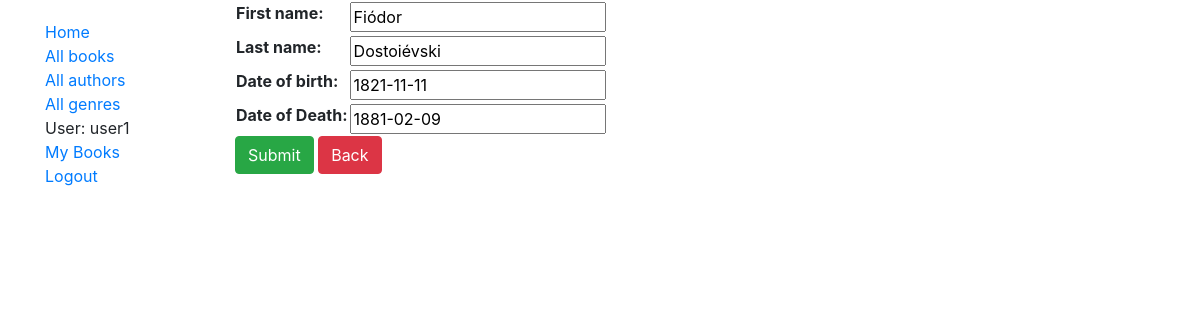
The app's page /catalog/author/10/update/ (signed in) with its own data.
### catalog/models.py (models this page shows, shortened)
class Author(models.Model):
    first_name = models.CharField(max_length=100)
    last_name = models.CharField(max_length=100)
    date_of_birth = models.DateField(null=True, blank=True)
    date_of_death = models.DateField('Date of Death', null=True, blank=True)
    class Meta:
        ordering = ['last_name', 'first_name']

### catalog/views.py (the view)
# urls.py: path('author/<str:pk>/update/', views.AuthorUpdate.as_view(), name='author_update'),
class AuthorUpdate(LoginRequiredMixin, UpdateView):
    model = Author
    fields = ['first_name', 'last_name', 'date_of_birth', 'date_of_death']

### catalog/templates/catalog/author_form.html (shortened to what this page needs)
{% extends "base_generic.html" %}
{% block content %}
  <form action="" method="post">
    <table>
    {{ form.as_table }}
    </table>
    <input class="btn btn-success" type="submit" value="Submit">
    <a class="btn btn-danger" href="{% url 'index' %}">Back</a>
  </form>
{% endblock %}

### catalog/templates/base_generic.html (shortened to what this page needs)
<!doctype html>
<html lang="en">
  <head>
    <link rel="stylesheet" href="https://stackpath.bootstrapcdn.com/bootstrap/4.3.1/css/bootstrap.min.css">
    {% load static %}
    <link rel="stylesheet" href="{% static 'css/styles.css' %}">
  </head>
  <body>
    <section class="container">
      <div class="row">
        <div class="col-sm-2">
        {% block sidebar %}
          <ul class="sidebar-nav">
            <li><a href="{% url 'index' %}">Home</a></li>
            <li><a href="{% url 'books' %}">All books</a></li>
            <li><a href="{% url 'authors' %}">All authors</a></li>
            <li><a href="{% url 'genres' %}">All genres</a></li>
            {% if user.is_authenticated %}
              <li>User: {{ user.get_username }}</li>
              <li><a href="{% url 'my-owned' %}">My Books</a></li>
              <li><a href="{% url 'logout'%}?next={{request.path}}">Logout</a></li>
            {% else %}
              <li><a href="{% url 'login'%}?next={{request.path}}">Login</a></li>
            {% endif %}
          </ul>
        {% endblock %}
        </div>
        <div class="col-sm-10">{% block content %}{% endblock %}</div>
      </div>
    </section>
  </body>
</html>

### catalog/static/css/styles.css (style rules this page uses)
.sidebar-nav { margin-top: 20px; padding: 0; list-style: none; }

### records on screen
Author: first_name "Fiódor", last_name "Dostoiévski", date_of_birth "1821-11-11", date_of_death "1881-02-09"

### other values on screen
{{ user.get_username }} "user1"
